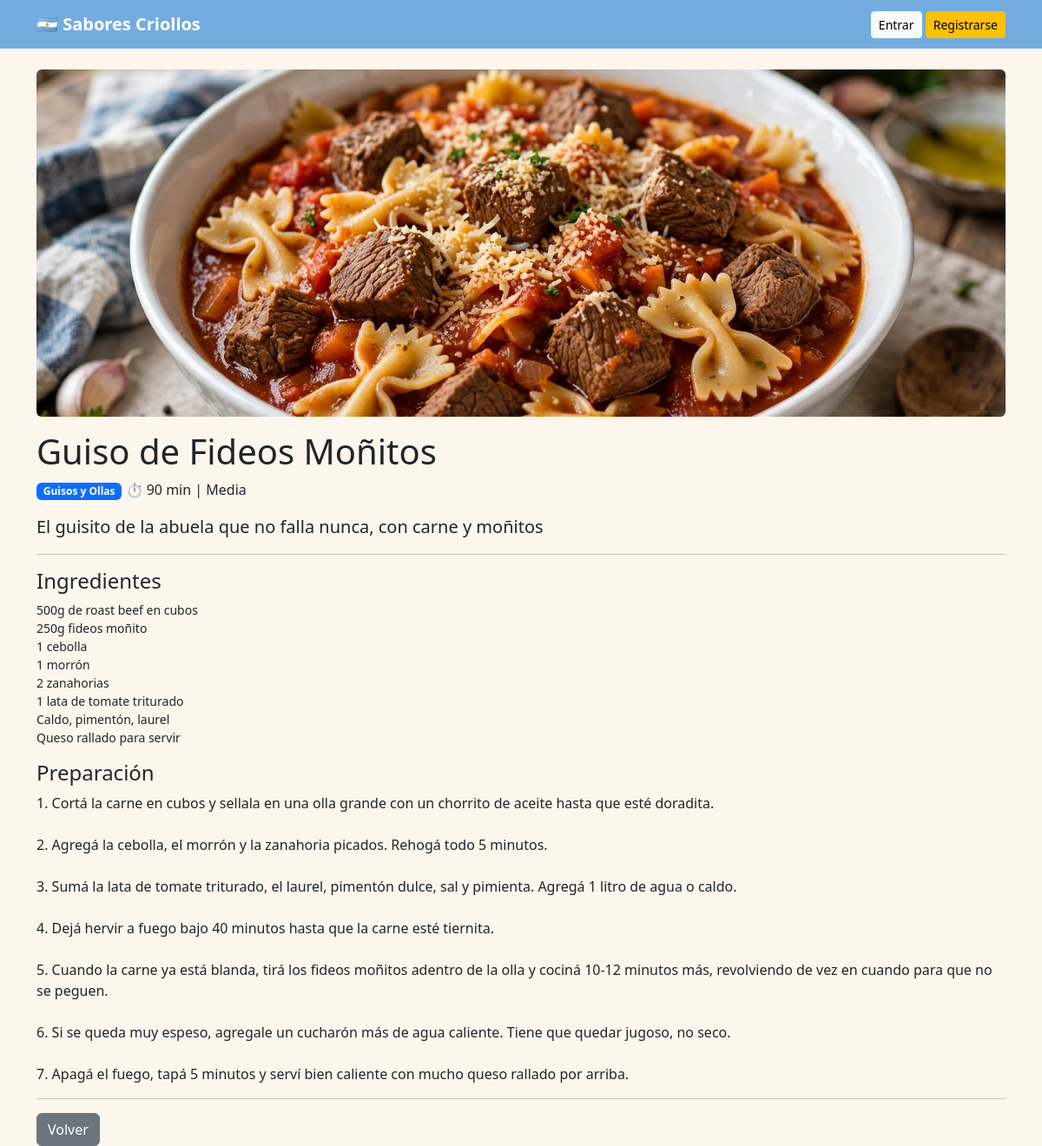
/receta/1/, run on the app's committed database.
### blog/models.py (models this page shows, shortened)
class Receta(models.Model):
    CATEGORIAS = [
        ('guisos', 'Guisos y Ollas'),
        ('carnes', 'Carnes y Parrilla'),
        ('pastas', 'Pastas con Tuco'),
        ('clasicos', 'Clásicos de Bodegón'),
    ]
    titulo = models.CharField(max_length=200)
    categoria = models.CharField(max_length=20, choices=CATEGORIAS, default='clasicos')
    descripcion = models.CharField(max_length=250, help_text="Ej: El guiso que hacía mi abuela los domingos")
    ingredientes = models.TextField(help_text="Uno por línea")
    pasos = models.TextField()
    tiempo = models.CharField(max_length=50, default="60 min")
    dificultad = models.CharField(max_length=50, default="Media")
    autor = models.ForeignKey(User, on_delete=models.CASCADE)
    fecha = models.DateTimeField(auto_now_add=True)
    imagen = models.ImageField(upload_to='recetas/', blank=True, null=True)

### blog/views.py (the view)
# urls.py: path('receta/<int:pk>/', RecetaDetailView.as_view(), name='detalle_receta'),
class RecetaDetailView(DetailView):
    model = Receta
    template_name = 'blog/receta_detail.html'

### templates/blog/receta_detail.html (shortened to what this page needs)
{% extends 'base.html' %}
{% block content %}
{% if object.imagen %}<img src="{{ object.imagen.url }}" class="img-fluid rounded mb-3" style="max-height:400px;width:100%;object-fit:cover">{% endif %}
<h1>{{ object.titulo }}</h1>
<p><span class="badge bg-primary">{{ object.get_categoria_display }}</span> ⏱ {{ object.tiempo }} | {{ object.dificultad }}</p>
<p class="lead">{{ object.descripcion }}</p><hr>
<h4>Ingredientes</h4>
<pre style="white-space:pre-wrap;font-family:inherit">{{ object.ingredientes }}</pre>
<h4>Preparación</h4>
<p style="white-space:pre-wrap">{{ object.pasos }}</p><hr>
<a href="/" class="btn btn-secondary">Volver</a>
{% endblock %}

### templates/base.html (style rules this page uses)
body { background:#fdf6ec }

### data on the page
Receta: imagen (picture), titulo "Guiso de Fideos Moñitos", categoria "Guisos y Ollas", tiempo "90 min", dificultad "Media", descripcion "El guisito de la abuela que no falla nunca, con carne y moñitos", ingredientes "500g de roast beef en cubos 250g fideos moñito 1 cebolla 1 morrón 2 zanahorias 1 lata de tomate triturado Caldo, pimentón, laurel Queso rallado para servir", pasos "1. Cortá la carne en cubos y sellala en una olla grande con un chorrito de aceite hasta que esté doradita. 2. Agregá la cebolla, el morrón y la zanahoria picados. Rehogá todo 5 minutos. 3. Sumá la lata de tomate triturado, el laurel, pimentón dulce, sal y pimienta. Agregá 1 litro de agua o caldo. 4. Dejá hervir a fuego bajo 40 minutos hasta que la carne esté tiernita. 5. Cuando la carne ya está blanda, tirá los fideos moñitos adentro de la olla y cociná 10-12 minutos más, revolviendo de vez en cuando para que no se peguen. 6. Si se queda muy espeso, agregale un cucharón más de agua caliente. Tiene que quedar jugoso, no seco. 7. Apagá el fuego, tapá 5 minutos y serví bien caliente con mucho…"
